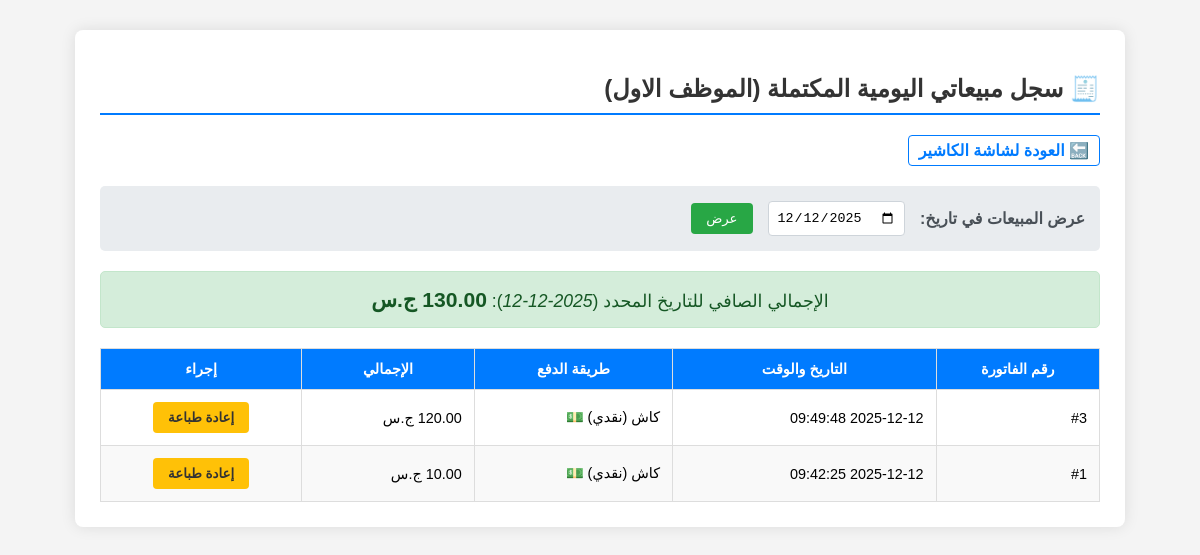
The app's page /sales_log_user.php (signed in) with its own data.
### tables this page shows
CREATE TABLE `sales` (
  `sale_id` int(10) UNSIGNED NOT NULL,
  `total_amount` decimal(12,2) NOT NULL DEFAULT 0.00,
  `total_cost` decimal(12,2) NOT NULL DEFAULT 0.00,
  `status` enum('completed','cancelled','canceled') NOT NULL DEFAULT 'completed',
  `payment_method` varchar(100) DEFAULT 'نقدي',
  `sale_date` datetime NOT NULL DEFAULT current_timestamp(),
  `user_id` int(10) UNSIGNED NOT NULL,
  `branch_id` int(10) UNSIGNED DEFAULT NULL,
  `cancellation_date` datetime DEFAULT NULL,
  `canceled_by_user_id` int(10) UNSIGNED DEFAULT NULL,
  `cancellation_reason` text DEFAULT NULL
);

### sales_log_user.php (the view, shortened to what this page needs)
<?php
require_once 'auth_check.php';
$current_user_id = $_SESSION['user_id'];
$filter_date = isset($_GET['date']) ? $_GET['date'] : date('Y-m-d');
$where_clause = "DATE(sale_date) = '{$filter_date}' AND user_id = {$current_user_id} AND status = 'completed'";
$sql_sales_log = "SELECT sale_id, total_amount, payment_method, sale_date
FROM sales
WHERE {$where_clause}
ORDER BY sale_id DESC";
$result_sales_log = $conn->query($sql_sales_log);
$sales_records = [];
if ($result_sales_log) {
while($row = $result_sales_log->fetch_assoc()) {
$sales_records[] = $row;
}
}
$sql_total_for_date = "SELECT SUM(total_amount) AS date_total FROM sales WHERE {$where_clause}";
$result_total_for_date = $conn->query($sql_total_for_date);
$date_total = ($result_total_for_date && $row = $result_total_for_date->fetch_assoc()) ? $row['date_total'] : 0;
?>
<!DOCTYPE html>
<html lang="ar" dir="rtl">
<head>
</head>
<body>
    <div class="container">
        <h2>🧾 سجل مبيعاتي اليومية المكتملة (<?php echo $_SESSION['full_name']; ?>)</h2>
        <a href="pos_screen.php" class="back-link">🔙 العودة لشاشة الكاشير</a>
        <form method="GET" action="sales_log_user.php" class="filter-panel">
            <label for="date-filter">عرض المبيعات في تاريخ:</label>
            <input type="date" id="date-filter" name="date" value="<?php echo $filter_date; ?>">
            <button type="submit">عرض</button>
        </form>
        <div class="total-summary">
            الإجمالي الصافي للتاريخ المحدد (<span style="font-style: italic;"><?php echo $filter_date; ?></span>):
            <span style="font-weight: bold; font-size: 1.2em;"><?php echo number_format($date_total, 2); ?> ج.س</span>
        </div>
        <table class="sales-table">
            <thead>
                <tr>
                    <th>رقم الفاتورة</th>
                    <th>التاريخ والوقت</th>
                    <th>طريقة الدفع</th>
                    <th>الإجمالي</th>
                    <th>إجراء</th>
                </tr>
            </thead>
            <tbody>
                    <?php if (!empty($sales_records)): foreach ($sales_records as $sale): ?>
                    <tr>
                    <td>#<?php echo $sale['sale_id']; ?></td>
                    <td><?php echo date('Y-m-d H:i:s', strtotime($sale['sale_date'])); ?></td>
                    <td>
                       <?php
                       $method = trim(strtolower($sale['payment_method']));
                       if (strpos($method, 'نقد') !== false || strpos($method, 'كاش') !== false || $method === 'cash'):
                       echo 'كاش (نقدي) 💵';
                       else:
                       echo 'دفع بنكي / تطبيق 💳';
                       endif;
                       ?>
                    </td>
                    <td><?php echo number_format($sale['total_amount'], 2); ?> ج.س</td>
                    <td style="text-align: center;">
                    <button onclick="window.open('generate_receipt.php?sale_id=<?php echo $sale['sale_id']; ?>', '_blank')">إعادة طباعة</button>
                    </td>
                    </tr>
                    <?php endforeach; else: ?>
                    <tr><td colspan="5" style="text-align: center; padding: 20px; color: #dc3545; font-weight: bold;">لا توجد إيصالات مكتملة مسجلة لك في هذا التاريخ.</td></tr>
                    <?php endif; ?>
                    </tbody>
                </table>
                </div>
</body>
</html>

### sales_log_user.php (style rules this page uses)
body { font-family: Tahoma, sans-serif; padding: 0; background-color: #f4f4f4; margin: 0; }
.container { max-width: 1000px; margin: 30px auto; background-color: #fff; padding: 25px; border-radius: 8px; box-shadow: 0 0 15px rgba(0,0,0,0.1); }
h2 { border-bottom: 2px solid #007bff; padding-bottom: 10px; color: #333; }
.back-link { display: inline-block; margin-bottom: 20px; text-decoration: none; color: #007bff; font-weight: bold; padding: 5px 10px; border: 1px solid #007bff; border-radius: 4px; transition: background-color 0.2s; }
.sales-table { width: 100%; border-collapse: collapse; margin-top: 20px; font-size: 0.9em; }
.sales-table th, .sales-table td { border: 1px solid #ddd; padding: 12px; text-align: right; }
.sales-table th { background-color: #007bff; color: white; text-align: center; }
.sales-table tr:nth-child(even) { background-color: #f9f9f9; }
.sales-table button { background-color: #ffc107; color: #333; border: none; padding: 8px 15px; border-radius: 4px; cursor: pointer; font-weight: bold; transition: background-color 0.2s; }
.total-summary { background-color: #d4edda; color: #155724; padding: 15px; border-radius: 5px; margin-top: 20px; font-size: 1.1em; text-align: center; border: 1px solid #c3e6cb; }
.filter-panel { display: flex; align-items: center; gap: 15px; padding: 15px; background-color: #e9ecef; border-radius: 5px; margin-bottom: 20px; }
.filter-panel label { font-weight: bold; color: #495057; }
.filter-panel input[type="date"] { padding: 8px; border: 1px solid #ced4da; border-radius: 4px; }
.filter-panel button { padding: 8px 15px; background-color: #28a745; color: white; border: none; border-radius: 4px; cursor: pointer; }

### records on screen
sales: sale_id "3", sale_date "2025-12-12 09:49:48", payment_method "كاش (نقدي) 💵", total_amount "120.00"
sales: sale_id "1", sale_date "2025-12-12 09:42:25", payment_method "كاش (نقدي) 💵", total_amount "10.00"

### other values on screen
$_SESSION['full_name'] "الموظف الاول"
$filter_date "2025-12-12"
$date_total "130.00"
